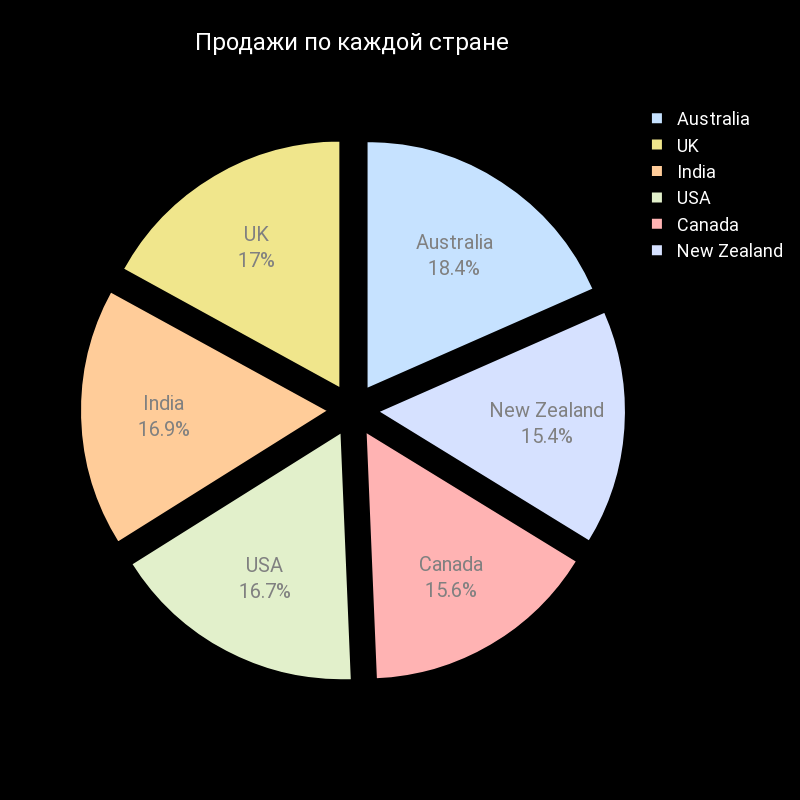

Here is the notebook cell this chart was saved with:
### Markdown cell above
##  (5) plot  на ваш выбор

### Code cell
import plotly.express as px

country_sales = data.groupby('Country')['Amount'].sum().reset_index()

pastel_colors = ['#c6e2ff', '#ffb3b3', '#ffcc99', '#d6e1ff', '#f0e68c', '#e2f0cb']

fig = px.pie(country_sales, values='Amount', names='Country', title='Продажи по каждой стране', 
             template='plotly_dark')

fig.update_traces(
    marker=dict(line=dict(color='black', width=2), colors=pastel_colors),
    textinfo='percent+label', 
    pull=[0.1, 0.1, 0.1, 0.1, 0.1, 0.1], 
    textfont=dict(size=20, color='gray')
)

fig.update_layout(
    paper_bgcolor='black',
    plot_bgcolor='rgba(0, 0, 0, 0)',
    font=dict(color='white', family='Roboto, sans-serif'),
    title_font=dict(size=24, color='white', family='Roboto, sans-serif'),
    title_x=0.44,
    width=800,
    height=800,
    legend=dict(
        font=dict(size=18, color='white'),
        title=dict(font=dict(size=20))
    )
)

fig.show()

file_path = f"{path_to_save_images}/{image_name_prefix}_image_5.png"

fig.write_image(file_path, scale=4)

### Figure 1 — Plotly figure (JSON) as saved in the notebook; plotly's stock layout.template omitted (floating-point values rounded to 4 significant figures)
{"data": [{"domain": {"x": [0, 1], "y": [0, 1]}, "hovertemplate": "Country=%{label}<br>Amount=%{value}<extra></extra>", "labels": ["Australia", "Canada", "India", "New Zealand", "UK", "USA"], "legendgroup": "", "marker": {"colors": ["#c6e2ff", "#ffb3b3", "#ffcc99", "#d6e1ff", "#f0e68c", "#e2f0cb"], "line": {"color": "black", "width": 2}}, "name": "", "pull": [0.1, 0.1, 0.1, 0.1, 0.1, 0.1], "showlegend": true, "textfont": {"color": "gray", "size": 20}, "textinfo": "percent+label", "type": "pie", "values": [1137000.0, 962900.0, 1046000.0, 950400.0, 1052000.0, 1035000.0]}], "layout": {"font": {"color": "white", "family": "Roboto, sans-serif"}, "height": 800, "legend": {"font": {"color": "white", "size": 18}, "title": {"font": {"size": 20}}, "tracegroupgap": 0}, "paper_bgcolor": "black", "plot_bgcolor": "rgba(0, 0, 0, 0)", "title": {"font": {"color": "white", "family": "Roboto, sans-serif", "size": 24}, "text": "Продажи по каждой стране", "x": 0.44}, "width": 800}}
